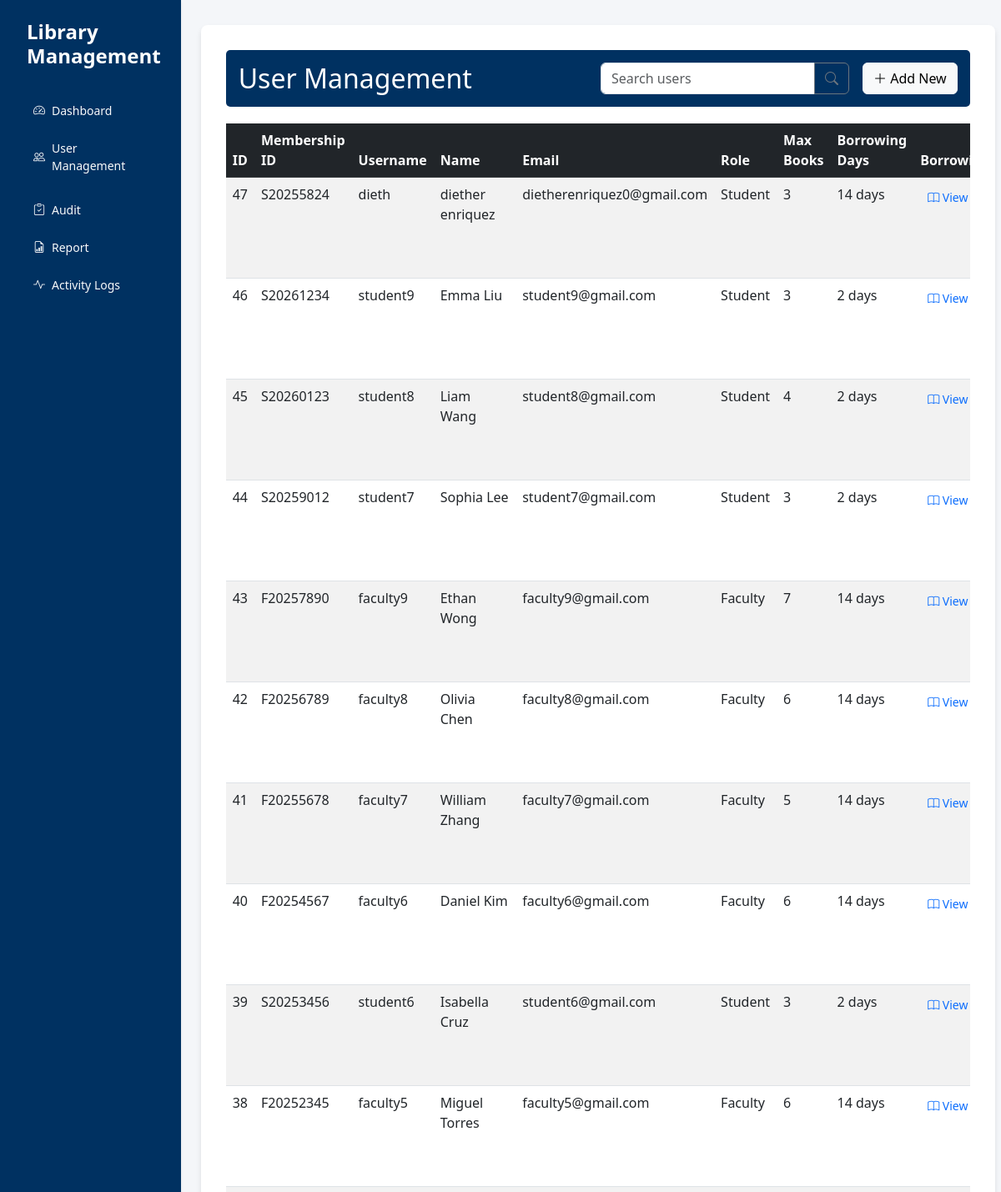
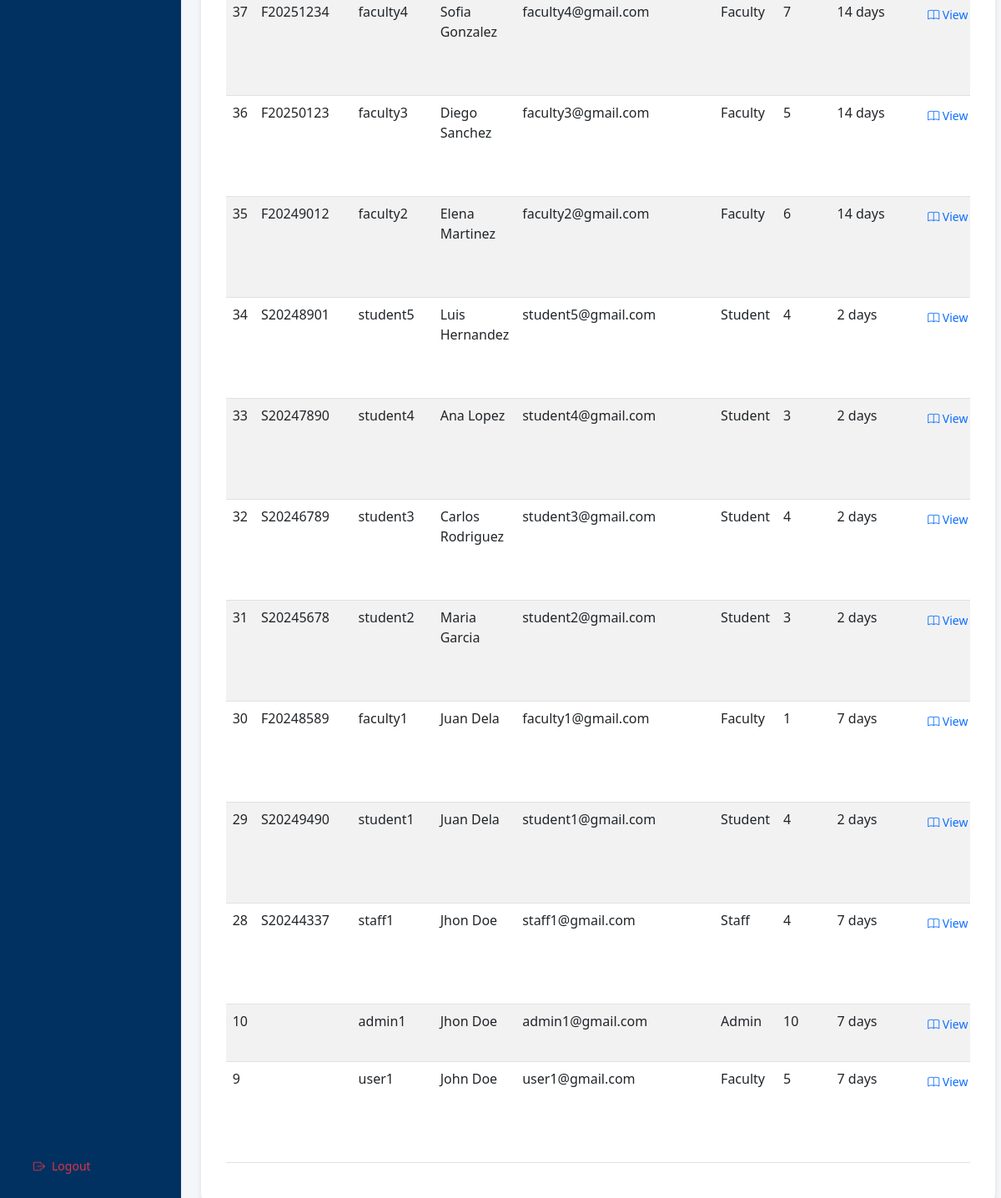
The app's page /interface/users.php (signed in) with its own data (2 pictures, top to bottom).
### tables this page shows
CREATE TABLE `users` (
  `user_id` int(11) NOT NULL,
  `membership_id` varchar(20) DEFAULT NULL,
  `username` varchar(50) NOT NULL,
  `password` varchar(255) NOT NULL,
  `first_name` varchar(50) NOT NULL,
  `last_name` varchar(50) NOT NULL,
  `email` varchar(100) NOT NULL,
  `role` enum('admin','student','faculty','staff') NOT NULL,
  `max_books` int(11) NOT NULL,
  `created_at` timestamp NOT NULL DEFAULT current_timestamp(),
  `updated_at` timestamp NOT NULL DEFAULT current_timestamp() ON UPDATE current_timestamp(),
  `borrowing_days_limit` int(11) DEFAULT 7,
  `mfa_secret` varchar(32) DEFAULT NULL,
  `mfa_enabled` tinyint(1) DEFAULT 0,
  `mfa_backup_codes` text DEFAULT NULL
);

### controller/UserController.php (called while the page is built, shortened)
<?php
require_once '../config/Database.php';
class UserController {
    private $conn;
    public function __construct() {
        $database = new Database();
        $this->conn = $database->getConnection();
    }
    public function getUsers() {
        try {
            $query = "SELECT user_id, membership_id, username, first_name, last_name,
                             email, role, max_books, borrowing_days_limit
                      FROM users
                      ORDER BY user_id DESC";
            $stmt = $this->conn->prepare($query);
            $stmt->execute();
            return $stmt->fetchAll(PDO::FETCH_ASSOC);
        } catch (PDOException $e) {
            error_log("Get users error: " . $e->getMessage());
            return [];
        }
    }
}

### config/Database.php (called while the page is built, shortened)
<?php
class Database {
    private $host = "localhost";
    private $port = "3306";
    private $db_name = "library";
    private $username = "root";
    private $password = "";
    public function getConnection() {
        $this->conn = null;
        try {
            $this->conn = new PDO(
                "mysql:host=" . $this->host . ";port=" . $this->port . ";dbname=" . $this->db_name,
                $this->username,
                $this->password
            );
            $this->conn->setAttribute(PDO::ATTR_ERRMODE, PDO::ERRMODE_EXCEPTION);
        } catch(PDOException $e) {
            echo "Connection Error: " . $e->getMessage();
        }
        return $this->conn;
    }
}

### interface/users.php (the view, shortened to what this page needs)
<?php
require_once '../controller/UserController.php';
$userController = new UserController();
$users = $userController->getUsers();
$searchQuery = filter_input(INPUT_GET, 'search', FILTER_SANITIZE_STRING);
?>
<!DOCTYPE html>
<html lang="en">
<head>
    <link href="https://cdnjs.cloudflare.com/ajax/libs/bootstrap/5.3.0/css/bootstrap.min.css" rel="stylesheet">
    <link href="https://cdnjs.cloudflare.com/ajax/libs/bootstrap-icons/1.7.2/font/bootstrap-icons.min.css" rel="stylesheet">
    <link href="assets/css/style.css" rel="stylesheet">
</head>
<body>
    <div class="d-flex">
        <?php include 'includes/sidebarModal.php'; ?>
        <main class="col-md-9 ms-sm-auto col-lg-10 px-md-4">
            <div class="borrowing-monitoring-container">
                <div class="page-header d-flex justify-content-between align-items-center">
                    <h2 class="mb-0">User Management</h2>
                    <div class="d-flex align-items-center">
                        <form class="me-3" method="GET" action="">
                            <div class="input-group">
                                <input type="text"
                                       class="form-control"
                                       placeholder="Search users"
                                       name="search"
                                       value="<?php echo htmlspecialchars($searchQuery ?? ''); ?>">
                                <button class="btn btn-outline-secondary" type="submit">
                                    <i class="bi bi-search"></i>
                                </button>
                            </div>
                        </form>
                        <?php if ($_SESSION['role'] === 'admin' || $_SESSION['role'] === 'staff'): ?>
                            <button class="btn btn-light" data-bs-toggle="modal" data-bs-target="#userModal">
                                <i class="bi bi-plus-lg"></i> Add New
                            </button>
                        <?php endif; ?>
                    </div>
                </div>
                <div class="table-responsive">
                    <table class="table table-striped table-hover">
                        <thead class="table-dark">
                            <tr>
                                <th>ID</th>
                                <th>Membership ID</th>
                                <th>Username</th>
                                <th>Name</th>
                                <th>Email</th>
                                <th>Role</th>
                                <th>Max Books</th>
                                <th>Borrowing Days</th>
                                <th>Borrowings</th>
                            </tr>
                        </thead>
                        <tbody>
                            <?php foreach ($users as $user):
                            ?>
                            <tr>
                                <td><?php echo htmlspecialchars($user['user_id']); ?></td>
                                <td><?php echo htmlspecialchars($user['membership_id']); ?></td>
                                <td><?php echo htmlspecialchars($user['username']); ?></td>
                                <td><?php echo htmlspecialchars($user['first_name'] . ' ' . $user['last_name']); ?></td>
                                <td><?php echo htmlspecialchars($user['email']); ?></td>
                                <td><?php echo ucfirst(htmlspecialchars($user['role'])); ?></td>
                                <td><?php echo htmlspecialchars($user['max_books']); ?></td>
                                <td><?php echo htmlspecialchars($user['borrowing_days_limit']); ?> days</td>
                                <td>
                                    <?php
                                    $borrowingController = new BorrowingController();
                                    $userBorrowings = $borrowingController->getUserBorrowingHistory($user['user_id']);
                                    $activeBorrowings = array_filter($userBorrowings, function($borrowing) {
                                        return $borrowing['status'] === 'active';
                                    });
                                    ?>
                                    <button class="btn btn-sm text-primary"
                                            data-bs-toggle="modal"
                                            data-bs-target="#borrowingsModal<?php echo $user['user_id']; ?>">
                                        <i class="bi bi-book"></i>
                                        View <?php echo !empty($activeBorrowings) ? '(' . count($activeBorrowings) . ')' : ''; ?>
                                    </button>
                                </td>
                            </tr>
                            <?php endforeach; ?>
                        </tbody>
                    </table>
                </div>
            </div>
        </main>
    </div>
</body>
</html>

### interface/assets/css/style.css (style rules this page uses)
body { background-color: #f4f6f9; }
.page-header { background-color: #003161; color: white; padding: 15px; border-radius: 5px; margin-bottom: 20px; }
.borrowing-monitoring-container { background-color: white; border-radius: 8px; box-shadow: 0 4px 6px rgba(0,0,0,0.1); padding: 30px; margin-top: 30px; }

### interface/users.php (style rules this page uses)
.borrowing-monitoring-container { background-color: white; border-radius: 8px; box-shadow: 0 4px 6px rgba(0,0,0,0.1); padding: 30px; margin-top: 30px; }
.page-header { background-color: #003161; color: white; padding: 15px; border-radius: 5px; margin-bottom: 20px; }

### records on screen
users: user_id "47", membership "S20255824", username "dieth", first_name+last_name "diether enriquez", email "dietherenriquez0@gmail.com", role "Student", max_books "3", borrowing_days_limit "14"
users: user_id "46", membership "S20261234", username "student9", first_name+last_name "Emma Liu", email "student9@gmail.com", role "Student", max_books "3", borrowing_days_limit "2"
users: user_id "45", membership "S20260123", username "student8", first_name+last_name "Liam Wang", email "student8@gmail.com", role "Student", max_books "4", borrowing_days_limit "2"
users: user_id "44", membership "S20259012", username "student7", first_name+last_name "Sophia Lee", email "student7@gmail.com", role "Student", max_books "3", borrowing_days_limit "2"
users: user_id "43", membership "F20257890", username "faculty9", first_name+last_name "Ethan Wong", email "faculty9@gmail.com", role "Faculty", max_books "7", borrowing_days_limit "14"
users: user_id "42", membership "F20256789", username "faculty8", first_name+last_name "Olivia Chen", email "faculty8@gmail.com", role "Faculty", max_books "6", borrowing_days_limit "14"
users: user_id "41", membership "F20255678", username "faculty7", first_name+last_name "William Zhang", email "faculty7@gmail.com", role "Faculty", max_books "5", borrowing_days_limit "14"
users: user_id "40", membership "F20254567", username "faculty6", first_name+last_name "Daniel Kim", email "faculty6@gmail.com", role "Faculty", max_books "6", borrowing_days_limit "14"
users: user_id "39", membership "S20253456", username "student6", first_name+last_name "Isabella Cruz", email "student6@gmail.com", role "Student", max_books "3", borrowing_days_limit "2"
users: user_id "38", membership "F20252345", username "faculty5", first_name+last_name "Miguel Torres", email "faculty5@gmail.com", role "Faculty", max_books "6", borrowing_days_limit "14"
users: user_id "37", membership "F20251234", username "faculty4", first_name+last_name "Sofia Gonzalez", email "faculty4@gmail.com", role "Faculty", max_books "7", borrowing_days_limit "14"
users: user_id "36", membership "F20250123", username "faculty3", first_name+last_name "Diego Sanchez", email "faculty3@gmail.com", role "Faculty", max_books "5", borrowing_days_limit "14"
users: user_id "35", membership "F20249012", username "faculty2", first_name+last_name "Elena Martinez", email "faculty2@gmail.com", role "Faculty", max_books "6", borrowing_days_limit "14"
users: user_id "34", membership "S20248901", username "student5", first_name+last_name "Luis Hernandez", email "student5@gmail.com", role "Student", max_books "4", borrowing_days_limit "2"
users: user_id "33", membership "S20247890", username "student4", first_name+last_name "Ana Lopez", email "student4@gmail.com", role "Student", max_books "3", borrowing_days_limit "2"
users: user_id "32", membership "S20246789", username "student3", first_name+last_name "Carlos Rodriguez", email "student3@gmail.com", role "Student", max_books "4", borrowing_days_limit "2"
users: user_id "31", membership "S20245678", username "student2", first_name+last_name "Maria Garcia", email "student2@gmail.com", role "Student", max_books "3", borrowing_days_limit "2"
users: user_id "30", membership "F20248589", username "faculty1", first_name+last_name "Juan Dela", email "faculty1@gmail.com", role "Faculty", max_books "1", borrowing_days_limit "7"
users: user_id "29", membership "S20249490", username "student1", first_name+last_name "Juan Dela", email "student1@gmail.com", role "Student", max_books "4", borrowing_days_limit "2"
users: user_id "28", membership "S20244337", username "staff1", first_name+last_name "Jhon Doe", email "staff1@gmail.com", role "Staff", max_books "4", borrowing_days_limit "7"
users: user_id "10", username "admin1", first_name+last_name "Jhon Doe", email "admin1@gmail.com", role "Admin", max_books "10", borrowing_days_limit "7"
users: user_id "9", username "user1", first_name+last_name "John Doe", email "user1@gmail.com", role "Faculty", max_books "5", borrowing_days_limit "7"
